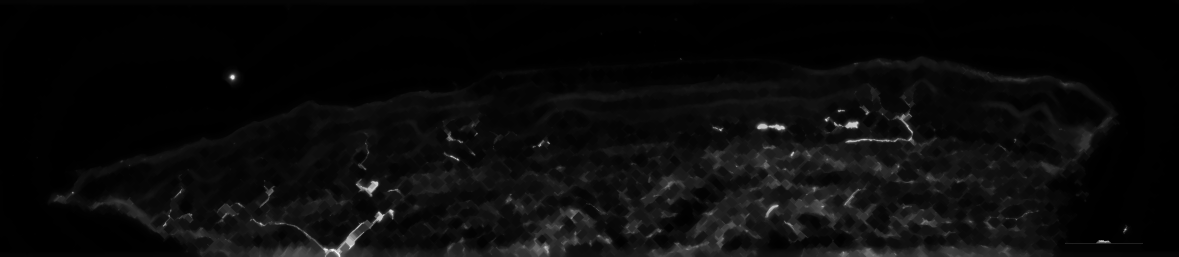
#> input picture closing_25_k_3.png, 4713 x 1028 px, given in place of image.png, which was not available (shown at 1/4 size)
$ python neural_reconstruction_pipeline.py --image_id ../closing_25_k_3.png
#> lines starting #> are read from the running program, lines starting #| are printed output that depends on the picture; after the words box and inside, x2 and y2 are one past the last pixel; in counts of white or black regions, pixels touching at a corner belong together; pictures that were not available may be replaced by others from this repository, and a replacement may not be noted
#!/usr/bin/env python3
"""
神經纖維重建完整流程腳本
整合預處理 (preprocess.ipynb) 和 MST 重建 (mst_pipeline.ipynb)

不依賴 neural_reconstruction 模塊，使用 hierarchical_fragment_linking.ipynb 中的代碼

使用方式:
    python neural_reconstruction_pipeline.py --image_id S1585-2_a --data_dir ../data

或作為模塊導入:
    from neural_reconstruction_pipeline import NeuralReconstructionPipeline
    pipeline = NeuralReconstructionPipeline()
    result = pipeline.run(image_path, mask_path, annotation_path)
"""

import numpy as np
import cv2
import skimage as ski
from skimage.filters import sato
from skimage.measure import label, regionprops
from skimage import morphology
from scipy.spatial import KDTree
import networkx as nx
from pathlib import Path
from typing import Tuple, List, Dict, Optional, Callable
from dataclasses import dataclass
import json

# Skan 用於骨架分析
from skan import Skeleton, summarize
from skan.csr import skeleton_to_nx


@dataclass
class PreprocessingConfig:
    """預處理配置參數"""

    # Dermis 遮罩參數
    dermis_offset_px: int = 100

    # 背景減除參數
    rolling_ball_radius: int = 2
    sato_weight: float = 0.0  # 0 表示不使用 Sato 濾波
    sato_sigmas: Tuple[int, int] = (1, 3)

    # 分割參數
    chan_vese_mu: float = 0.0
    chan_vese_lambda1: float = 10.0
    chan_vese_lambda2: float = 1.0
    chan_vese_tol: float = 1e-4
    chan_vese_max_iter: int = 100
    chan_vese_dt: float = 0.5

    # 形態學操作參數
    morphology_kernel_size: int = 3


@dataclass
class ReconstructionConfig:
    """重建配置參數"""

    # 種子提取參數
    segment_length: float = 3.0  # 種子間距

    # 路徑查找參數
    search_radius: float = 50.0
    path_finding_bbox_padding: int = 10


@dataclass
class ReconstructionResult:
    """重建結果"""

    # 預處理結果
    roi_image: np.ndarray  # 處理後的 ROI 圖像
    roi_annotation: np.ndarray  # 處理後的標註
    roi_mask: np.ndarray  # ROI 遮罩

    # 重建結果
    mst_trees: List[nx.Graph]  # MST 森林
    seed_graph: nx.MultiGraph  # 種子圖
    topology_points: np.ndarray  # 所有種子點
    pairings: Dict  # 所有配對及其路徑

    # 統計信息
    num_mst_trees: int
    num_edges: int
    num_seeds: int


class NeuralReconstructionPipeline:
    """神經纖維重建完整流程"""

    def __init__(
        self,
        preprocessing_config: Optional[PreprocessingConfig] = None,
        reconstruction_config: Optional[ReconstructionConfig] = None,
        progress_callback: Optional[Callable[[str, float], None]] = None,
    ):
        """
        初始化流程

        Args:
            preprocessing_config: 預處理配置，None 使用默認值
            reconstruction_config: 重建配置，None 使用默認值
            progress_callback: 進度回調函數 (message: str, progress: float [0-1])
        """
        self.preproc_config = preprocessing_config or PreprocessingConfig()
        self.recon_config = reconstruction_config or ReconstructionConfig()
        self.progress_callback = progress_callback or (lambda msg, prog: None)

    def run(
        self,
        image_path: str,
        mask_path: str,
        annotation_path: str,
        output_dir: Optional[str] = None,
    ) -> ReconstructionResult:
        """
        執行完整的重建流程

        Args:
            image_path: 原始圖像路徑
            mask_path: 遮罩圖像路徑
            annotation_path: 標註圖像路徑
            output_dir: 可選的輸出目錄（保存中間結果）

        Returns:
            ReconstructionResult: 重建結果
        """
        self.progress_callback("正在加載圖像...", 0.0)

        # 1. 加載圖像
        orig_img = cv2.imread(image_path)
#> orig_img is the input picture: shape (1028, 4713, 3); min 0, max 254, mean 10.4
        if len(orig_img.shape) == 3:
            orig_img = orig_img[:, :, 1]  # 取綠色通道
#> orig_img: shape (1028, 4713)
        mask_img = cv2.imread(mask_path, cv2.IMREAD_GRAYSCALE)
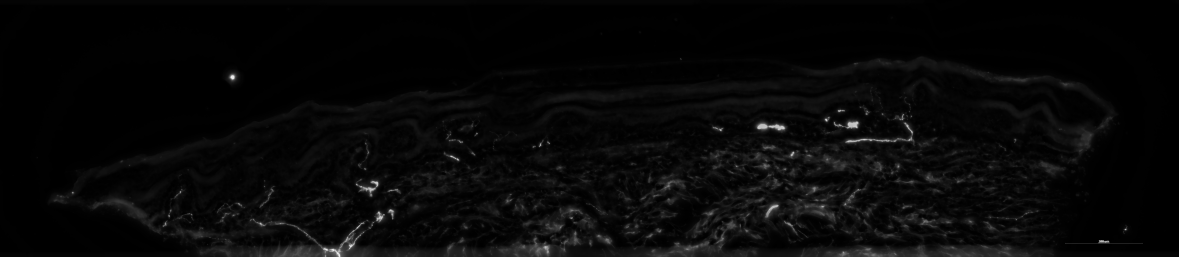
#> input picture closing_3.png, 4713 x 1028 px, given in place of mask.png, which was not available (shown at 1/4 size)
#> mask_img is the input picture: shape (1028, 4713); min 0, max 254, mean 7.6
        annotation_img = cv2.imread(annotation_path, cv2.IMREAD_GRAYSCALE)

        self.progress_callback("執行預處理...", 0.1)

        # 2. 預處理
        roi_image, roi_annotation, roi_mask = self._preprocess(
            orig_img, mask_img, annotation_img
        )

        # 保存預處理結果（可選）
        if output_dir:
            output_path = Path(output_dir)
            output_path.mkdir(parents=True, exist_ok=True)
            cv2.imwrite(str(output_path / "roi_image.png"), roi_image)
            cv2.imwrite(str(output_path / "roi_annotation.png"), roi_annotation * 255)

        self.progress_callback("提取骨架與種子...", 0.3)

        # 3. 骨架與種子提取
        seed_graph = self._extract_skeleton_and_seeds(roi_image, roi_annotation)

        self.progress_callback("計算種子對連接...", 0.5)

        # 4. A* 路徑查找
        topology_points, pairings = self._find_connections(
            roi_image, roi_annotation, seed_graph
        )

        self.progress_callback("構建 MST...", 0.8)

        # 5. 構建 MST
        mst_trees = self._build_mst(pairings)

        self.progress_callback("完成！", 1.0)

        # 6. 返回結果
        num_edges = sum(tree.number_of_edges() for tree in mst_trees)

        return ReconstructionResult(
            roi_image=roi_image,
            roi_annotation=roi_annotation,
            roi_mask=roi_mask,
            mst_trees=mst_trees,
            seed_graph=seed_graph,
            topology_points=topology_points,
            pairings=pairings,
            num_mst_trees=len(mst_trees),
            num_edges=num_edges,
            num_seeds=len(topology_points),
        )

    def _preprocess(
        self, orig_img: np.ndarray, mask_img: np.ndarray, annotation_img: np.ndarray
    ) -> Tuple[np.ndarray, np.ndarray, np.ndarray]:
        """
        預處理流程（來自 preprocess.ipynb）

        Returns:
            (roi_image, roi_annotation, roi_mask)
        """
        # 1. 創建 dermis 遮罩
        mask_uint8 = mask_img.astype(np.uint8) * 255
        offset_px = self.preproc_config.dermis_offset_px

        kernel = cv2.getStructuringElement(cv2.MORPH_RECT, (1, offset_px * 6))
        anchor = (0, offset_px * 6 - 1)
        dilated = cv2.dilate(mask_uint8, kernel, anchor=anchor, iterations=1)
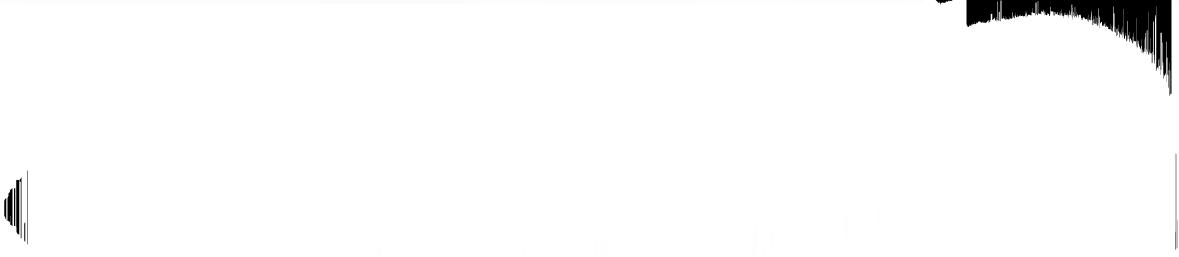
#> dilated: shape (1028, 4713) (shown at 1/4 size); min 0, max 255, mean 250

        dermis_available_mask = dilated - mask_uint8
        dermis_mask = cv2.bitwise_and(
            dermis_available_mask,
            cv2.dilate(
                mask_uint8,
                cv2.getStructuringElement(cv2.MORPH_ELLIPSE, (offset_px, offset_px)),
                iterations=1,
            ),
        )
        roi_mask = cv2.bitwise_or(
            dermis_mask.astype(np.uint8), mask_uint8.astype(np.uint8)
        )

        # 2. Rolling ball 背景減除
        bg = ski.restoration.rolling_ball(
            orig_img, radius=self.preproc_config.rolling_ball_radius
        )
        rolling_fg = (orig_img.astype(np.uint8) - bg.astype(np.uint8)).astype(np.uint8)
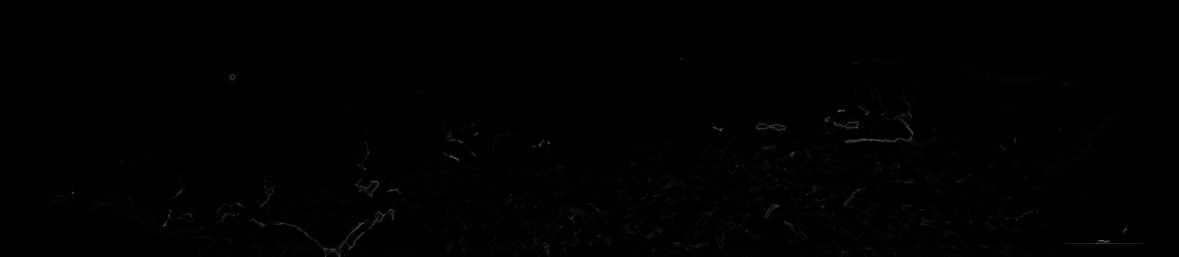
#> rolling_fg: shape (1028, 4713) (shown at 1/4 size); min 0, max 198, mean 0.8

        # 3. 可選的 Sato 濾波
        if self.preproc_config.sato_weight > 0:
            sato_result = sato(
                rolling_fg.astype(np.float32),
                sigmas=range(*self.preproc_config.sato_sigmas),
                black_ridges=False,
                mode="reflect",
            )
            sato_normalized = (sato_result - sato_result.min()) / (
                sato_result.max() - sato_result.min()
            )
            fg_img = (
                1 - self.preproc_config.sato_weight
            ) * rolling_fg + self.preproc_config.sato_weight * sato_normalized
            fg_img = fg_img.clip(0, 255).astype(np.uint8)
        else:
            fg_img = rolling_fg

        # 4. ROI 提取
        roi_image = cv2.bitwise_and(fg_img, fg_img, mask=roi_mask)

        # 5. Multi-Otsu 閾值 + Chan-Vese 分割
        thresholds = ski.filters.threshold_multiotsu(roi_image)
#> thresholds = [8, 39]
        regions = np.digitize(roi_image, bins=thresholds)
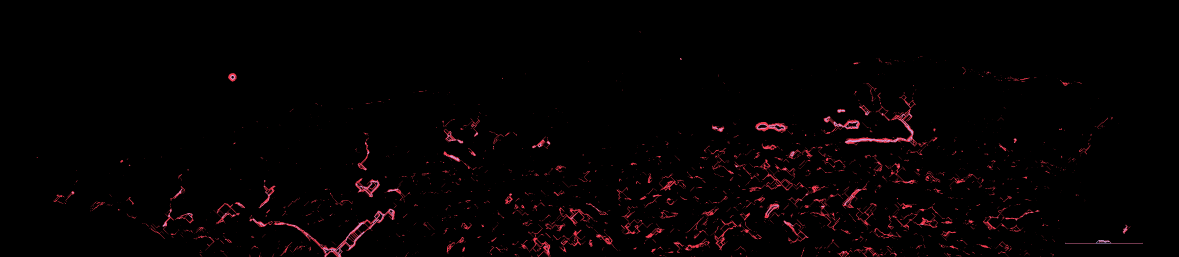
#> regions: shape (1028, 4713) int64 (shown at 1/4 size); 3 distinct labels, from 0 to 2; one colour per label, 0 black
        toplevel_mask = (regions == len(thresholds)).astype(np.uint8)
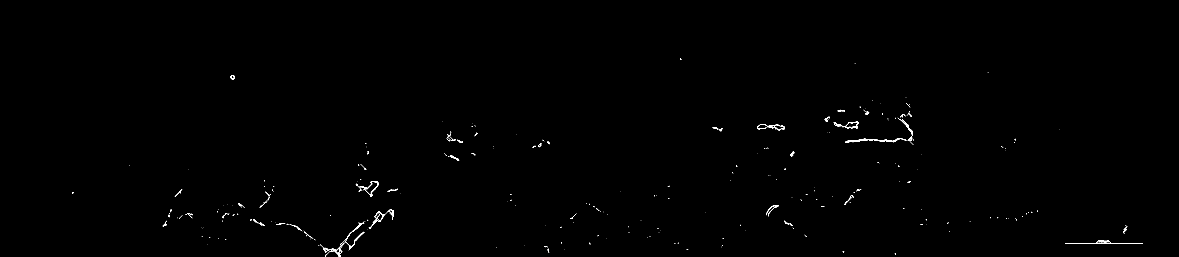
#> toplevel_mask: shape (1028, 4713) (shown at 1/4 size); values 0 (black) and 1 (white), 0.22% white in thin lines or dots, all inside (x1, y1, x2, y2) = (289, 233, 4570, 1028)

        # 6. 合併標註
        roi_annotation = cv2.bitwise_or(
            toplevel_mask, (annotation_img > 0).astype(np.uint8)
        )
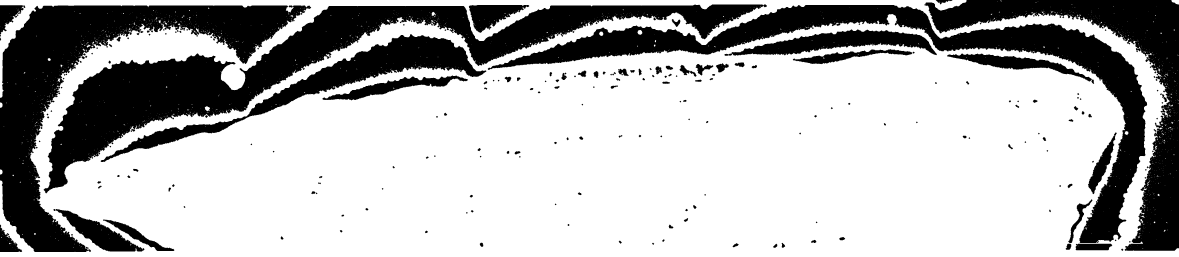
#> roi_annotation: shape (1028, 4713) (shown at 1/4 size); values 0 (black) and 1 (white), 70.2% white; 254 black regions, largest, box (x1, y1, x2, y2) and area: (174, 18, 3068, 774) 390236, (0, 22, 1245, 1008) 303198, (1951, 20, 4589, 972) 280945

        # 7. 形態學 opening
        kernel_size = self.preproc_config.morphology_kernel_size
        roi_annotation = cv2.morphologyEx(
            roi_annotation.astype(np.uint8),
            cv2.MORPH_OPEN,
            cv2.getStructuringElement(cv2.MORPH_ELLIPSE, (kernel_size, kernel_size)),
            iterations=1,
        )
#> roi_annotation: shape (1028, 4713); values 0 (black) and 1 (white), 70% white; 222 black regions, largest, box (x1, y1, x2, y2) and area: (174, 18, 3068, 774) 392467, (0, 22, 1245, 1008) 305616, (1951, 20, 4589, 972) 281837

        return roi_image, roi_annotation, roi_mask

    def _extract_skeleton_and_seeds(
        self, roi_image: np.ndarray, roi_annotation: np.ndarray
    ) -> nx.MultiGraph:
        """
        骨架與種子提取（來自 hierarchical_fragment_linking.ipynb cells 5-6）

        Returns:
            seed_graph: 包含種子點和路徑的圖
        """
        # 1. 骨架化
        binary = (roi_annotation > 0).astype(np.uint8)
        skeleton = morphology.skeletonize(binary).astype(np.uint8)
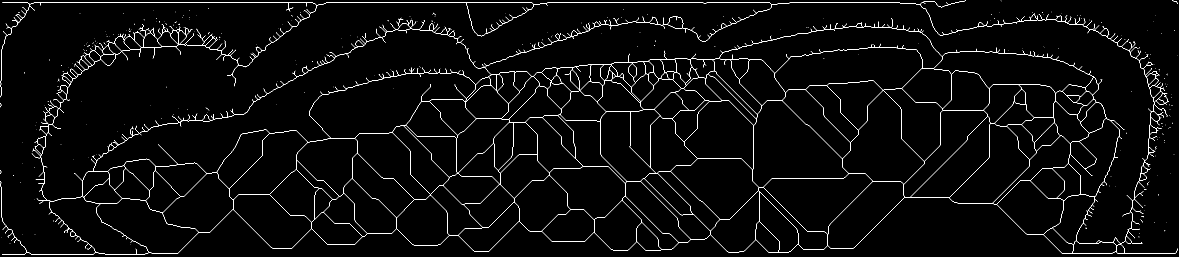
#> skeleton: shape (1028, 4713) (shown at 1/4 size); values 0 (black) and 1 (white), 1.3% white in thin lines or dots
        skel_obj = Skeleton(skeleton, keep_images=False)
        summary = summarize(skel_obj)
        skeleton_graph = skeleton_to_nx(skel_obj, summary=summary)

        # 2. 過濾短邊
        filtered_skeleton_graph = nx.MultiGraph()
        for u, v, data in skeleton_graph.edges(data=True):
            path = data["path"]
            if len(path) > 2 or (
                skeleton_graph.degree(u) != 1 and skeleton_graph.degree(v) != 1
            ):
                filtered_skeleton_graph.add_edge(u, v, **data)

        # 將節點 id 轉回座標
        mapping = {
            i: tuple(skel_obj.coordinates[i].astype(int))
            for i in filtered_skeleton_graph.nodes()
        }
        filtered_skeleton_graph = nx.relabel_nodes(filtered_skeleton_graph, mapping)

        # 3. 合併中間點
        middle_points = [
            point
            for point in filtered_skeleton_graph.nodes()
            if len(list(filtered_skeleton_graph.neighbors(point))) == 2
        ]

        for mp in middle_points:
            neighbors = list(filtered_skeleton_graph.neighbors(mp))
            u, v = neighbors
            path1 = filtered_skeleton_graph[u][mp][0]["path"]
            path2 = filtered_skeleton_graph[mp][v][0]["path"]
            u_y, u_x = u
            mp_y, mp_x = mp
            v_y, v_x = v

            result_path = []
            if tuple(path1[-1]) == (mp_y, mp_x) and tuple(path1[0]) == (u_y, u_x):
                result_path.extend(path1)
            else:
                result_path.extend(path1[::-1])

            if tuple(path2[0]) == (mp_y, mp_x) and tuple(path2[-1]) == (v_y, v_x):
                result_path.extend(path2[1:])
            else:
                result_path.extend(path2[-2::-1])

            filtered_skeleton_graph.remove_node(mp)
            filtered_skeleton_graph.add_edge(u, v, path=result_path)

        # 4. 補齊缺失的節點
        label_img = label(binary, connectivity=2)
        regions = regionprops(label_img)

        for region in regions:
            min_row, min_col, max_row, max_col = region.bbox
            bbox_nodes = [
                node
                for node in filtered_skeleton_graph.nodes()
                if node[0] >= min_row
                and node[0] < max_row
                and node[1] >= min_col
                and node[1] < max_col
            ]
            if len(bbox_nodes) != 0:
                continue

            brightest_pixel = None
            brightest_value = -1

            for r in range(min_row, max_row):
                for c in range(min_col, max_col):
                    if roi_image[r, c] > brightest_value:
                        brightest_value = roi_image[r, c]
                        brightest_pixel = (r, c)

            filtered_skeleton_graph.add_node(brightest_pixel)

        # 5. 生成種子圖
        seed_graph = nx.MultiGraph()
        segment_length = self.recon_config.segment_length

        for u in filtered_skeleton_graph.nodes():
            seed_graph.add_node(u)

        for u, v, data in filtered_skeleton_graph.edges(data=True):
            path = data["path"]
            # 擺正方向
            corrected_path = (
                path[:] if tuple(path[0]) == u and tuple(path[-1]) == v else path[::-1]
            )
            path_arr = np.array(corrected_path)
            diffs = np.diff(path_arr, axis=0)
            distances = np.linalg.norm(diffs, axis=1)
            cumulative_distances = np.concatenate(([0], np.cumsum(distances)))
            path_length = cumulative_distances[-1]
            num_segments = int(path_length // segment_length)

            if num_segments <= 0:
                seed_graph.add_edge(u, v, path=path)
                continue

            last_index = 0
            for i in range(num_segments):
                target_distance = (i + 1) * path_length / num_segments
                segment_end_index = 0
                for idx, cumulative_distance in enumerate(
                    cumulative_distances[last_index:]
                ):
                    if cumulative_distance >= target_distance:
                        segment_end_index = idx + last_index
                        break
                segment_path = corrected_path[last_index : segment_end_index + 1]
                if len(segment_path) == 0:
                    continue
                seed_graph.add_edge(
                    tuple(segment_path[0]), tuple(segment_path[-1]), path=segment_path
                )
                last_index = segment_end_index

            if last_index < len(corrected_path) - 1:
                final_segment_path = corrected_path[last_index:]
                seed_graph.add_edge(
                    tuple(final_segment_path[0]),
                    tuple(final_segment_path[-1]),
                    path=final_segment_path,
                )

        return seed_graph

    # [291 lines left out: functions _find_connections, _build_mst, visualize_result, save_result_json, load_result_json, not called in this run]


# =============================================================================
# 命令行接口
# =============================================================================


def main():
    """命令行主函數"""
    import argparse

    parser = argparse.ArgumentParser(description="神經纖維重建流程")
    parser.add_argument("--image_id", type=str, required=True, help="圖像 ID")
    parser.add_argument(
        "--data_dir",
        type=str,
        default="/home/pony/projects/ienf_q/data",
        help="數據目錄",
    )
    parser.add_argument("--output_dir", type=str, default=None, help="輸出目錄")
    parser.add_argument("--search_radius", type=float, default=50.0, help="搜索半徑")
    parser.add_argument("--segment_length", type=float, default=3.0, help="種子間距")
    parser.add_argument("--save-json", action="store_true", help="保存結果為 JSON 格式")

    args = parser.parse_args()

    # 構建路徑
    base_path = Path(args.data_dir) / args.image_id
    image_path = str(base_path / "image.png")
    mask_path = str(base_path / "mask.png")
    annotation_path = str(base_path / "annotation.png")

    # 配置
    recon_config = ReconstructionConfig(
        search_radius=args.search_radius, segment_length=args.segment_length
    )

    # 進度回調
    def progress_callback(msg: str, progress: float):
        print(f"[{progress * 100:.1f}%] {msg}")

    # 運行流程
    pipeline = NeuralReconstructionPipeline(
        reconstruction_config=recon_config, progress_callback=progress_callback
    )

    result = pipeline.run(
        image_path, mask_path, annotation_path, output_dir=args.output_dir
    )

    # 打印統計
    print("\n=== 重建結果 ===")
    print(f"MST 樹數: {result.num_mst_trees}")
    print(f"總邊數: {result.num_edges}")
    print(f"總種子數: {result.num_seeds}")

    # 保存可視化
    if args.output_dir:
        viz_path = str(Path(args.output_dir) / f"{args.image_id}_mst.png")
        visualize_result(result, save_path=viz_path)
        print(f"\n可視化已保存: {viz_path}")

    # 保存 JSON
    if args.save_json:
        if not args.output_dir:
            print("警告: 需要指定 --output_dir 才能保存 JSON")
        else:
            json_path = str(Path(args.output_dir) / f"{args.image_id}_result.json")
            save_result_json(result, json_path)


if __name__ == "__main__":
    main()
#> (the call stopped at in _extract_skeleton_and_seeds, `skel_obj = Skeleton(skeleton, keep_images=False)`: skan is not available in this run)
